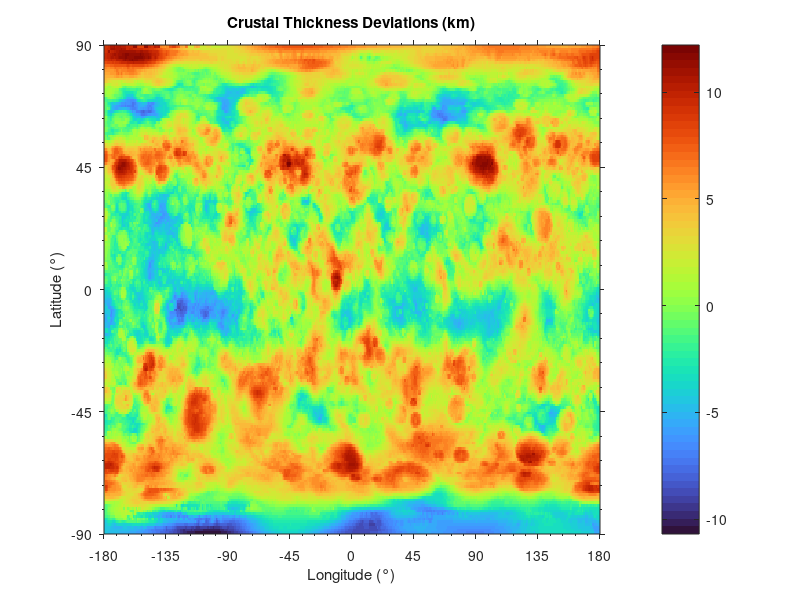
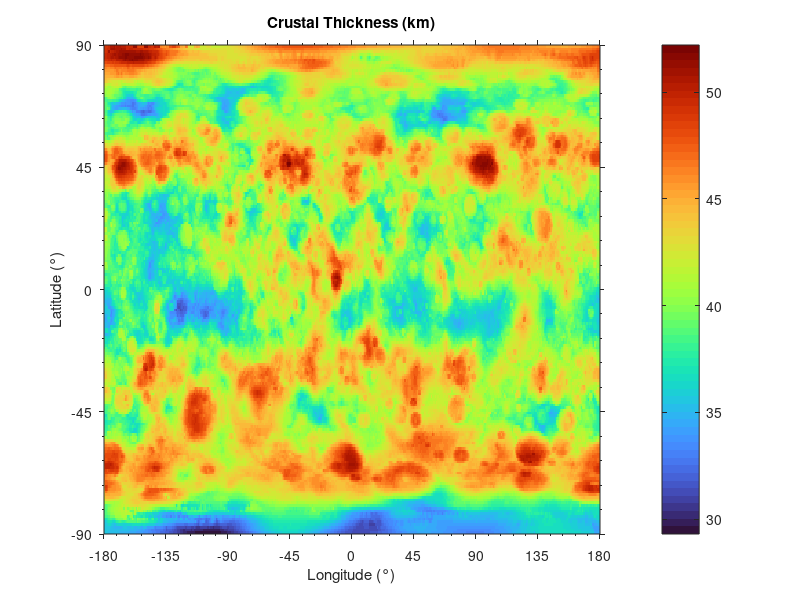

Here is the MATLAB script that generated these plots, in order:
clear;
close all;
clc;
HOME = pwd;
format long
addpath([HOME '/Data']);
addpath([HOME '/Tools']);

G = 6.67430e-11;

latLim = [-89.5 89.5 1];
lonLim = [-179.5 179.5 1];
lonGrid = lonLim(1):lonLim(3):lonLim(2);
latGrid = latLim(1):latLim(3):latLim(2);
Lon_matrix = repmat(lonGrid,length(latGrid),1);
Lat_matrix = repmat(latGrid',1,length(lonGrid));
[num_rows, num_cols] = size(Lat_matrix);

[observations] = load("Bouguer_Heights_Ceres.mat");
[observations_bouger] = load("Bouguer_Anomaly_Ceres.mat");

topo_data = observations.heights;
BA_obs = observations_bouger.Bouguer_anom;

max_itr = 25;
tol = 1e-9;

% Initial guesses
rho_c = 1200; % initial crust density in kg/m^3
rho_m = 2400; % initial mantle density in kg/m^3
h_c0 = 40e3; % initial reference crust thickness in meters

% Flatten the data for optimization
BA_obs_flat = BA_obs(:);
topo_data_flat = topo_data(:);

% Perform optimization using least squares
for iter = 1:max_itr
    % Calculate the change in crustal thickness
    delta_h_c = BA_obs_flat / (2 * pi * G * (rho_m - rho_c));
    % Calculate the residuals
    BA_model = 2 * pi * G * (rho_m - rho_c) * delta_h_c + 2 * pi * G * rho_c * topo_data_flat;
    residuals = BA_obs_flat - BA_model;
    
    % Compute the design matrix (H)
    H = 2 * pi * G * [ -delta_h_c + topo_data_flat, delta_h_c, -(rho_m - rho_c) * ones(length(BA_obs_flat), 1)];
    
    % Compute the parameter updates using the normal equations
    params_update = (H' * H) \ (H' * residuals);
    
    % Update the parameters
    rho_c = rho_c + params_update(1);
    rho_m = rho_m + params_update(2);
    h_c0 = h_c0 + params_update(3);
    
    % Compute the cost (sum of squared residuals)
    cost = sum(residuals.^2);
    
    % Check for convergence
    if sqrt(cost) < tol
        break;
    end
    
    % Display iteration details
    fprintf('Iteration %d: Cost = %f, rho_c = %f, rho_m = %f, h_c0 = %f\n', ...
        iter, cost, rho_c, rho_m, h_c0);
end

% Compute final crustal thickness map using optimized parameters
delta_h_c_opt_flat = BA_obs_flat / (2 * pi * G * (rho_m - rho_c));
h_c_opt_flat = h_c0 + delta_h_c_opt_flat;

% Reshape the results back to the original 2D shape
delta_h_c_opt = reshape(delta_h_c_opt_flat, num_rows, num_cols);
h_c_opt = reshape(h_c_opt_flat, num_rows, num_cols);

str_c = ['Crustal density: ', num2str(rho_c), ' [kg/m³]'];
str_m = ['Mantle density: ', num2str(rho_m), ' [kg/m³]'];

disp(str_c);
disp(str_m);

figure;
imagesc(lonGrid, latGrid, delta_h_c_opt./1e3);
colorbar;
xlabel('Longitude (°)');
ylabel('Latitude (°)');
title('Crustal Thickness Deviations (km)');
colormap(turbo); 
set(gca, 'YDir', 'normal');
set(gca, 'XTick', -180:45:180);
set(gca, 'YTick', -90:45:90);
set(gca, 'XTickLabel', -180:45:180);
set(gca, 'YTickLabel', -90:45:90);
set(gca, 'XMinorTick', 'on', 'XMinorGrid', 'off');
set(gca, 'YMinorTick', 'on', 'YMinorGrid', 'off');
set(gca, 'TickDir', 'out');

figure;
imagesc(lonGrid, latGrid, h_c_opt./1e3);
colorbar;
xlabel('Longitude (°)');
ylabel('Latitude (°)');
title('Crustal Thickness (km)');
colormap(turbo); 
set(gca, 'YDir', 'normal');
set(gca, 'XTick', -180:45:180);
set(gca, 'YTick', -90:45:90);
set(gca, 'XTickLabel', -180:45:180);
set(gca, 'YTickLabel', -90:45:90);
set(gca, 'XMinorTick', 'on', 'XMinorGrid', 'off');
set(gca, 'YMinorTick', 'on', 'YMinorGrid', 'off');
set(gca, 'TickDir', 'out');

%% Define functions

